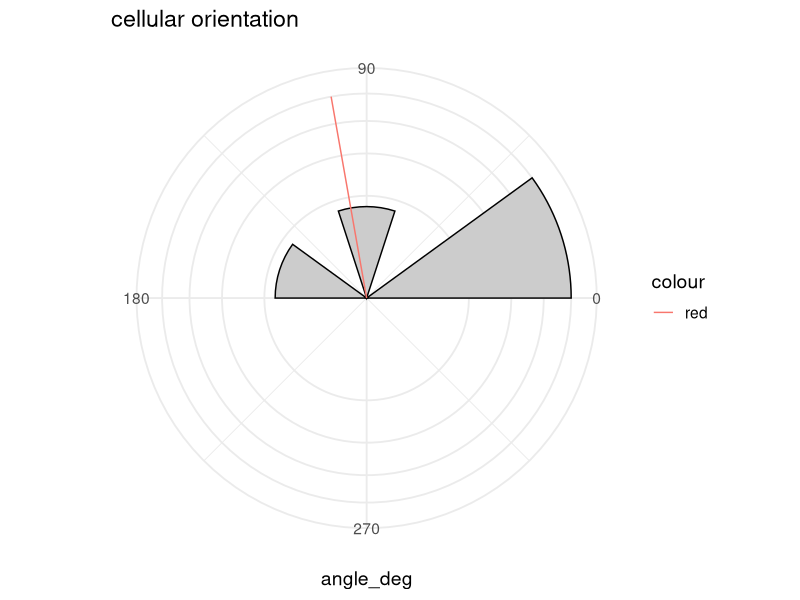

This figure's R source:
library(ggplot2)

bins <- 10
bin_size = 360/bins

angle_deg <- c(0,20,30,20,100,180,23)
pdf(paste0(getwd(),"test.pdf"))

p <- ggplot() +
	geom_histogram(aes(x=angle_deg, y = ..ncount..),
	     breaks = seq(0, 360, bin_size),
	     colour = "black",
	     fill = "grey80") +
	ggtitle("cellular orientation") +
	theme(axis.text.x = element_text(size = 18)) +
	coord_polar(start = -pi/2.0, direction = -1) +
	scale_x_continuous(limits = c(0, 360),
		 breaks = (c(0, 90, 180, 270))) +
	theme_minimal(base_size = 14) +
	ylab("") +
	theme(axis.text.y=element_blank()) +
	scale_y_sqrt()
p <- p + geom_segment(aes(x=100, y=0, xend=100, yend=1, color="red"))
p

dev.off()
